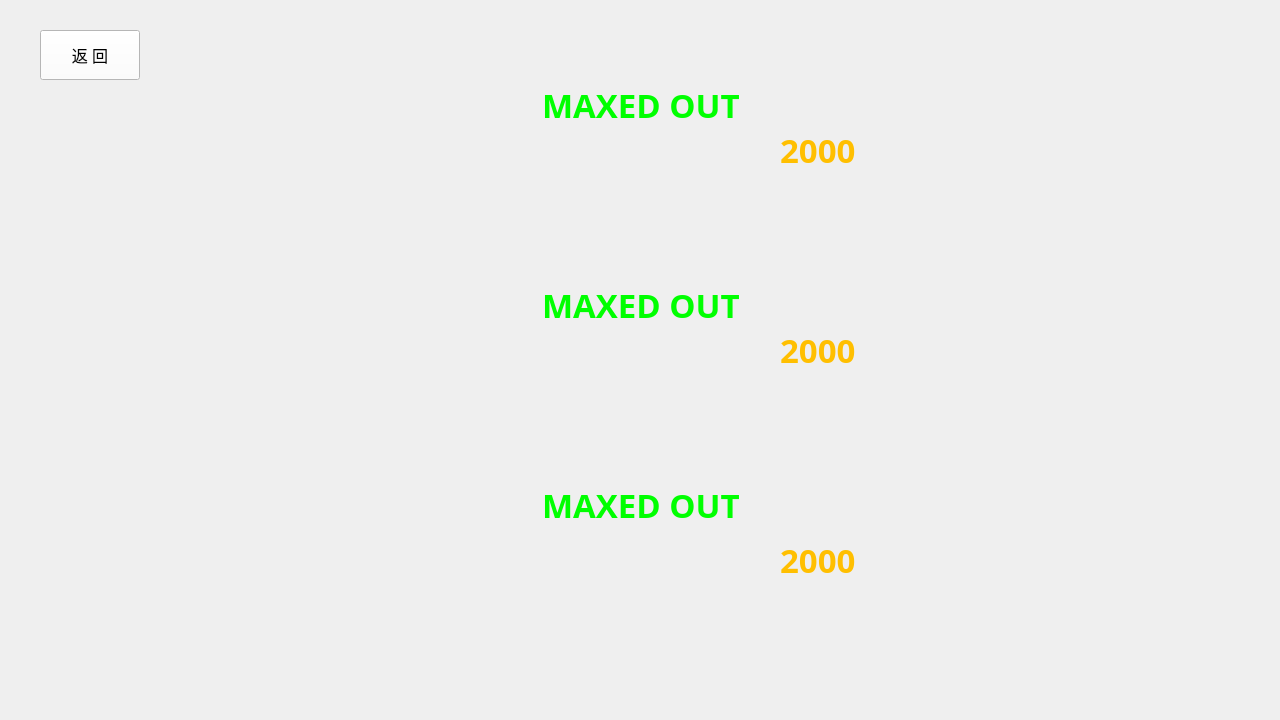
<?xml version="1.0" encoding="UTF-8"?>
<ui version="4.0">
 <class>shop</class>
 <widget class="QWidget" name="shop">
  <property name="geometry">
   <rect>
    <x>0</x>
    <y>0</y>
    <width>1280</width>
    <height>720</height>
   </rect>
  </property>
  <property name="windowTitle">
   <string>坦克大战 by TANK MAKERS</string>
  </property>
  <property name="windowIcon">
   <iconset resource="pic.qrc">
    <normaloff>:/pic/resources/icon.png</normaloff>:/pic/resources/icon.png</iconset>
  </property>
  <widget class="QLabel" name="label">
   <property name="geometry">
    <rect>
     <x>280</x>
     <y>0</y>
     <width>720</width>
     <height>720</height>
    </rect>
   </property>
   <property name="pixmap">
    <pixmap resource="pic.qrc">:/pic/resources/shelf.png</pixmap>
   </property>
   <property name="scaledContents">
    <bool>true</bool>
   </property>
  </widget>
  <widget class="QLabel" name="label_2">
   <property name="geometry">
    <rect>
     <x>0</x>
     <y>0</y>
     <width>1280</width>
     <height>720</height>
    </rect>
   </property>
   <property name="text">
    <string/>
   </property>
   <property name="pixmap">
    <pixmap resource="pic.qrc">:/pic/resources/board.jpg</pixmap>
   </property>
  </widget>
  <widget class="QLabel" name="label_3">
   <property name="geometry">
    <rect>
     <x>-90</x>
     <y>105</y>
     <width>509</width>
     <height>509</height>
    </rect>
   </property>
   <property name="text">
    <string/>
   </property>
   <property name="pixmap">
    <pixmap resource="pic.qrc">:/pic/resources/titleShop.png</pixmap>
   </property>
   <property name="scaledContents">
    <bool>true</bool>
   </property>
  </widget>
  <widget class="QPushButton" name="pushButton">
   <property name="geometry">
    <rect>
     <x>40</x>
     <y>30</y>
     <width>100</width>
     <height>50</height>
    </rect>
   </property>
   <property name="font">
    <font>
     <pointsize>12</pointsize>
    </font>
   </property>
   <property name="focusPolicy">
    <enum>Qt::NoFocus</enum>
   </property>
   <property name="styleSheet">
    <string notr="true">background-color: rgb(255, 255, 255);</string>
   </property>
   <property name="text">
    <string>返 回</string>
   </property>
  </widget>
  <widget class="QLabel" name="label_4">
   <property name="geometry">
    <rect>
     <x>560</x>
     <y>20</y>
     <width>160</width>
     <height>160</height>
    </rect>
   </property>
   <property name="text">
    <string/>
   </property>
   <property name="pixmap">
    <pixmap resource="pic.qrc">:/pic/resources/HP.png</pixmap>
   </property>
   <property name="scaledContents">
    <bool>true</bool>
   </property>
  </widget>
  <widget class="QLabel" name="label_5">
   <property name="geometry">
    <rect>
     <x>560</x>
     <y>220</y>
     <width>160</width>
     <height>160</height>
    </rect>
   </property>
   <property name="text">
    <string/>
   </property>
   <property name="pixmap">
    <pixmap resource="pic.qrc">:/pic/resources/speed.png</pixmap>
   </property>
   <property name="scaledContents">
    <bool>true</bool>
   </property>
  </widget>
  <widget class="QLabel" name="label_6">
   <property name="geometry">
    <rect>
     <x>560</x>
     <y>420</y>
     <width>160</width>
     <height>160</height>
    </rect>
   </property>
   <property name="text">
    <string/>
   </property>
   <property name="pixmap">
    <pixmap resource="pic.qrc">:/pic/resources/fire.png</pixmap>
   </property>
   <property name="scaledContents">
    <bool>true</bool>
   </property>
  </widget>
  <widget class="QPushButton" name="pushButton_2">
   <property name="geometry">
    <rect>
     <x>560</x>
     <y>20</y>
     <width>160</width>
     <height>160</height>
    </rect>
   </property>
   <property name="styleSheet">
    <string notr="true">background:transparent;</string>
   </property>
   <property name="text">
    <string/>
   </property>
   <property name="flat">
    <bool>true</bool>
   </property>
  </widget>
  <widget class="QPushButton" name="pushButton_3">
   <property name="geometry">
    <rect>
     <x>560</x>
     <y>220</y>
     <width>160</width>
     <height>160</height>
    </rect>
   </property>
   <property name="styleSheet">
    <string notr="true">background:transparent;</string>
   </property>
   <property name="text">
    <string/>
   </property>
   <property name="flat">
    <bool>true</bool>
   </property>
  </widget>
  <widget class="QPushButton" name="pushButton_4">
   <property name="geometry">
    <rect>
     <x>560</x>
     <y>420</y>
     <width>160</width>
     <height>160</height>
    </rect>
   </property>
   <property name="styleSheet">
    <string notr="true">background:transparent;</string>
   </property>
   <property name="text">
    <string/>
   </property>
   <property name="flat">
    <bool>true</bool>
   </property>
  </widget>
  <widget class="QLabel" name="label_7">
   <property name="geometry">
    <rect>
     <x>680</x>
     <y>150</y>
     <width>80</width>
     <height>30</height>
    </rect>
   </property>
   <property name="font">
    <font>
     <family>Minecraft</family>
     <pointsize>20</pointsize>
     <bold>true</bold>
    </font>
   </property>
   <property name="text">
    <string/>
   </property>
  </widget>
  <widget class="QLabel" name="label_8">
   <property name="geometry">
    <rect>
     <x>680</x>
     <y>350</y>
     <width>80</width>
     <height>30</height>
    </rect>
   </property>
   <property name="font">
    <font>
     <family>Minecraft</family>
     <pointsize>20</pointsize>
     <bold>true</bold>
    </font>
   </property>
   <property name="text">
    <string/>
   </property>
  </widget>
  <widget class="QLabel" name="label_9">
   <property name="geometry">
    <rect>
     <x>680</x>
     <y>550</y>
     <width>80</width>
     <height>30</height>
    </rect>
   </property>
   <property name="font">
    <font>
     <family>Minecraft</family>
     <pointsize>20</pointsize>
     <bold>true</bold>
    </font>
   </property>
   <property name="text">
    <string/>
   </property>
  </widget>
  <widget class="QLabel" name="label_10">
   <property name="geometry">
    <rect>
     <x>542</x>
     <y>90</y>
     <width>200</width>
     <height>30</height>
    </rect>
   </property>
   <property name="font">
    <font>
     <family>Minecraft</family>
     <pointsize>25</pointsize>
     <bold>true</bold>
    </font>
   </property>
   <property name="styleSheet">
    <string notr="true">color: rgb(0, 255, 0);</string>
   </property>
   <property name="text">
    <string>MAXED OUT</string>
   </property>
   <property name="scaledContents">
    <bool>false</bool>
   </property>
  </widget>
  <widget class="QLabel" name="label_11">
   <property name="geometry">
    <rect>
     <x>542</x>
     <y>290</y>
     <width>200</width>
     <height>30</height>
    </rect>
   </property>
   <property name="font">
    <font>
     <family>Minecraft</family>
     <pointsize>25</pointsize>
     <bold>true</bold>
    </font>
   </property>
   <property name="styleSheet">
    <string notr="true">color: rgb(0, 255, 0);</string>
   </property>
   <property name="text">
    <string>MAXED OUT</string>
   </property>
  </widget>
  <widget class="QLabel" name="label_12">
   <property name="geometry">
    <rect>
     <x>542</x>
     <y>490</y>
     <width>200</width>
     <height>30</height>
    </rect>
   </property>
   <property name="font">
    <font>
     <family>Minecraft</family>
     <pointsize>25</pointsize>
     <bold>true</bold>
    </font>
   </property>
   <property name="styleSheet">
    <string notr="true">color: rgb(0, 255, 0);</string>
   </property>
   <property name="text">
    <string>MAXED OUT</string>
   </property>
  </widget>
  <widget class="QLabel" name="label_13">
   <property name="geometry">
    <rect>
     <x>1000</x>
     <y>0</y>
     <width>100</width>
     <height>100</height>
    </rect>
   </property>
   <property name="text">
    <string/>
   </property>
   <property name="pixmap">
    <pixmap resource="pic.qrc">:/pic/resources/coin.png</pixmap>
   </property>
   <property name="scaledContents">
    <bool>true</bool>
   </property>
  </widget>
  <widget class="QLabel" name="label_14">
   <property name="geometry">
    <rect>
     <x>1090</x>
     <y>20</y>
     <width>180</width>
     <height>60</height>
    </rect>
   </property>
   <property name="font">
    <font>
     <family>Minecraft</family>
     <pointsize>30</pointsize>
     <bold>true</bold>
    </font>
   </property>
   <property name="styleSheet">
    <string notr="true">color: rgb(255, 191, 0);</string>
   </property>
   <property name="text">
    <string/>
   </property>
  </widget>
  <widget class="QLabel" name="label_15">
   <property name="geometry">
    <rect>
     <x>780</x>
     <y>120</y>
     <width>90</width>
     <height>60</height>
    </rect>
   </property>
   <property name="font">
    <font>
     <family>Minecraft</family>
     <pointsize>25</pointsize>
     <bold>true</bold>
    </font>
   </property>
   <property name="styleSheet">
    <string notr="true">color: rgb(255, 191, 0);</string>
   </property>
   <property name="text">
    <string>2000</string>
   </property>
  </widget>
  <widget class="QLabel" name="label_16">
   <property name="geometry">
    <rect>
     <x>870</x>
     <y>110</y>
     <width>70</width>
     <height>70</height>
    </rect>
   </property>
   <property name="text">
    <string/>
   </property>
   <property name="pixmap">
    <pixmap resource="pic.qrc">:/pic/resources/coin.png</pixmap>
   </property>
   <property name="scaledContents">
    <bool>true</bool>
   </property>
  </widget>
  <widget class="QLabel" name="label_17">
   <property name="geometry">
    <rect>
     <x>780</x>
     <y>320</y>
     <width>121</width>
     <height>60</height>
    </rect>
   </property>
   <property name="font">
    <font>
     <family>Minecraft</family>
     <pointsize>25</pointsize>
     <bold>true</bold>
    </font>
   </property>
   <property name="styleSheet">
    <string notr="true">color: rgb(255, 191, 0);</string>
   </property>
   <property name="text">
    <string>2000</string>
   </property>
  </widget>
  <widget class="QLabel" name="label_18">
   <property name="geometry">
    <rect>
     <x>870</x>
     <y>310</y>
     <width>70</width>
     <height>70</height>
    </rect>
   </property>
   <property name="text">
    <string/>
   </property>
   <property name="pixmap">
    <pixmap resource="pic.qrc">:/pic/resources/coin.png</pixmap>
   </property>
   <property name="scaledContents">
    <bool>true</bool>
   </property>
  </widget>
  <widget class="QLabel" name="label_19">
   <property name="geometry">
    <rect>
     <x>780</x>
     <y>530</y>
     <width>121</width>
     <height>60</height>
    </rect>
   </property>
   <property name="font">
    <font>
     <family>Minecraft</family>
     <pointsize>25</pointsize>
     <bold>true</bold>
    </font>
   </property>
   <property name="styleSheet">
    <string notr="true">color: rgb(255, 191, 0);</string>
   </property>
   <property name="text">
    <string>2000</string>
   </property>
  </widget>
  <widget class="QLabel" name="label_20">
   <property name="geometry">
    <rect>
     <x>870</x>
     <y>520</y>
     <width>70</width>
     <height>70</height>
    </rect>
   </property>
   <property name="text">
    <string/>
   </property>
   <property name="pixmap">
    <pixmap resource="pic.qrc">:/pic/resources/coin.png</pixmap>
   </property>
   <property name="scaledContents">
    <bool>true</bool>
   </property>
  </widget>
  <zorder>label_2</zorder>
  <zorder>label</zorder>
  <zorder>label_3</zorder>
  <zorder>pushButton</zorder>
  <zorder>label_4</zorder>
  <zorder>label_5</zorder>
  <zorder>label_6</zorder>
  <zorder>label_7</zorder>
  <zorder>label_8</zorder>
  <zorder>label_9</zorder>
  <zorder>label_10</zorder>
  <zorder>label_11</zorder>
  <zorder>label_12</zorder>
  <zorder>pushButton_2</zorder>
  <zorder>pushButton_3</zorder>
  <zorder>pushButton_4</zorder>
  <zorder>label_13</zorder>
  <zorder>label_14</zorder>
  <zorder>label_15</zorder>
  <zorder>label_16</zorder>
  <zorder>label_17</zorder>
  <zorder>label_18</zorder>
  <zorder>label_19</zorder>
  <zorder>label_20</zorder>
 </widget>
 <resources>
  <include location="pic.qrc"/>
 </resources>
 <connections/>
</ui>
